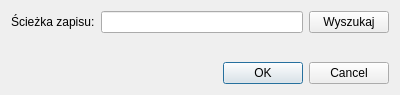
<?xml version="1.0" encoding="UTF-8"?>
<ui version="4.0">
 <class>settings</class>
 <widget class="QDialog" name="settings">
  <property name="geometry">
   <rect>
    <x>0</x>
    <y>0</y>
    <width>400</width>
    <height>95</height>
   </rect>
  </property>
  <property name="windowTitle">
   <string>Dialog</string>
  </property>
  <layout class="QGridLayout" name="gridLayout">
   <item row="0" column="0">
    <layout class="QHBoxLayout" name="horizontalLayout">
     <item>
      <widget class="QLabel" name="label">
       <property name="text">
        <string>Ścieżka zapisu:</string>
       </property>
      </widget>
     </item>
     <item>
      <widget class="QLineEdit" name="path_saved">
       <property name="enabled">
        <bool>true</bool>
       </property>
       <property name="readOnly">
        <bool>true</bool>
       </property>
      </widget>
     </item>
     <item>
      <widget class="QPushButton" name="pushButton">
       <property name="text">
        <string>Wyszukaj</string>
       </property>
      </widget>
     </item>
    </layout>
   </item>
   <item row="1" column="0">
    <spacer name="verticalSpacer">
     <property name="orientation">
      <enum>Qt::Vertical</enum>
     </property>
     <property name="sizeHint" stdset="0">
      <size>
       <width>20</width>
       <height>40</height>
      </size>
     </property>
    </spacer>
   </item>
   <item row="2" column="0">
    <widget class="QDialogButtonBox" name="buttonBox">
     <property name="orientation">
      <enum>Qt::Horizontal</enum>
     </property>
     <property name="standardButtons">
      <set>QDialogButtonBox::Cancel|QDialogButtonBox::Ok</set>
     </property>
    </widget>
   </item>
  </layout>
 </widget>
 <resources/>
 <connections>
  <connection>
   <sender>buttonBox</sender>
   <signal>accepted()</signal>
   <receiver>settings</receiver>
   <slot>accept()</slot>
   <hints>
    <hint type="sourcelabel">
     <x>248</x>
     <y>254</y>
    </hint>
    <hint type="destinationlabel">
     <x>157</x>
     <y>274</y>
    </hint>
   </hints>
  </connection>
  <connection>
   <sender>buttonBox</sender>
   <signal>rejected()</signal>
   <receiver>settings</receiver>
   <slot>reject()</slot>
   <hints>
    <hint type="sourcelabel">
     <x>316</x>
     <y>260</y>
    </hint>
    <hint type="destinationlabel">
     <x>286</x>
     <y>274</y>
    </hint>
   </hints>
  </connection>
 </connections>
</ui>
